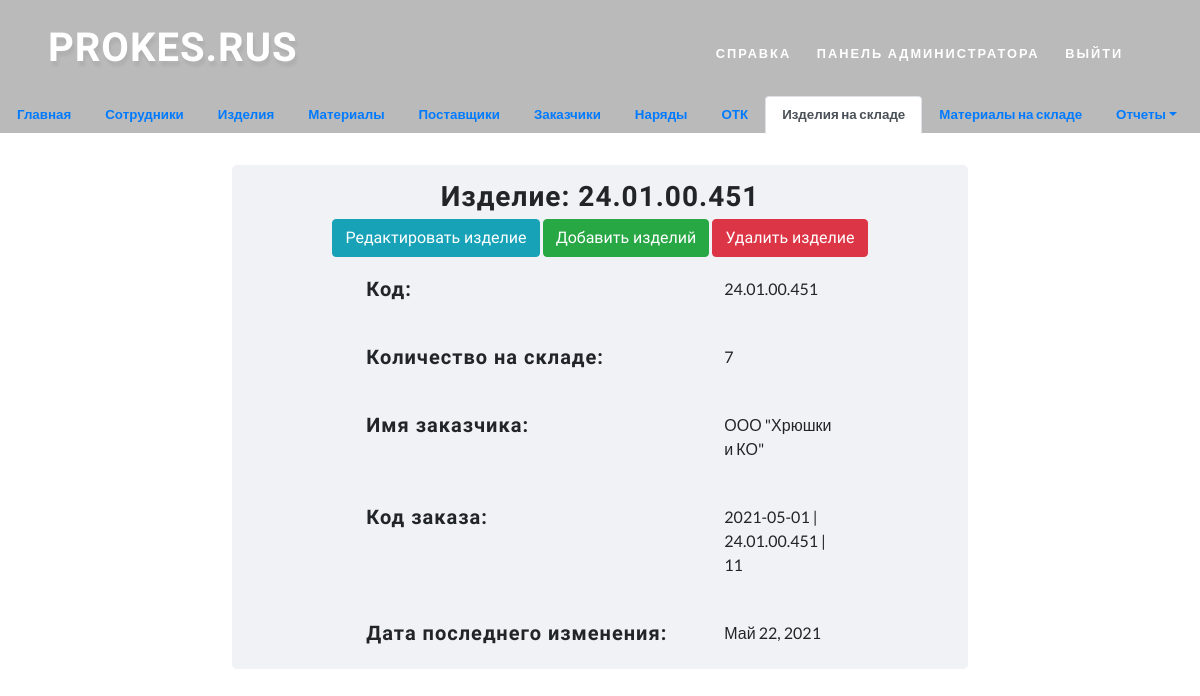
The app's page /storage_goods/1/ (signed in), older data.
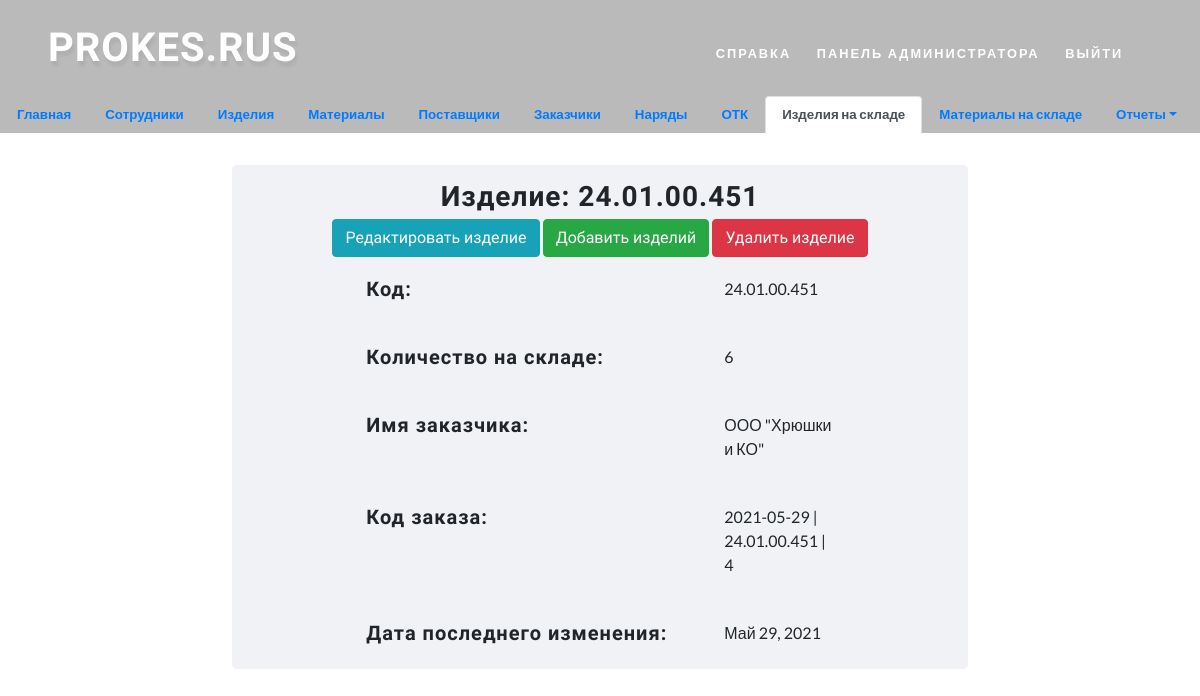
The same page, newer data.
### prokes/models.py (models this page shows, shortened)
class GoodsStorage(models.Model):
    goods_code = models.ForeignKey(Goods, verbose_name='Код изделия', on_delete=models.CASCADE)
    value = models.IntegerField('Количество', default=0)
    customer_code = models.ForeignKey(Customer, verbose_name='Код заказчика', on_delete=models.SET_NULL, null=True)
    customer_checkout = models.OneToOneField(CheckoutGoods, verbose_name='Код заказа', on_delete=models.SET_NULL, null=True)
    date = models.DateField('Дата проверки')
    class Meta:
        verbose_name = "Склад изделий"
        verbose_name_plural = 'Склады изделий'

class CheckoutGoods(models.Model):
    customer_name = models.ForeignKey(Customer, verbose_name="Имя заказчика", on_delete=models.CASCADE)
    date = models.DateField("Дата заказа", default='')
    code_goods = models.ForeignKey(Goods, verbose_name="Код изделия", on_delete=models.SET_NULL, null=True)
    values = models.IntegerField("Количество")
    def __str__(self):
        header = str(self.date) + ' | ' + str(self.code_goods.code) + ' | ' + str(self.values)
        return header
    class Meta:
        verbose_name = "Дата заказа"
        verbose_name_plural = 'Даты заказов'

class Goods(models.Model):
    code = models.CharField('Код изделия', max_length=120)
    name = models.CharField('Название изделия', max_length=30)
    image = models.ImageField("Фотография изделия", upload_to="goods/", blank=True)
    weight_clean = models.FloatField('Вес чистой детали', default=0)
    norma_na_vigruzku = models.FloatField('Норма на выгрузку', default=0)
    used_materials = models.FloatField('Расход смеси', default=0)
    def __str__(self):
        return self.code
    class Meta:
        verbose_name = 'Изделие'
        verbose_name_plural = 'Изделия'

class Customer(models.Model):
    name = models.CharField("Имя заказчика", max_length=120)
    email = models.EmailField("Email", unique=True)
    phone_number = models.CharField("Номер телефона", max_length=11, default='8')
    representative = models.CharField("Представитель (ФИО)", max_length=100)
    def __str__(self):
        return self.name
    class Meta:
        verbose_name = "Заказчик"
        verbose_name_plural = 'Заказчики'

### prokes/views.py (the view)
# urls.py: path('storage_goods/<int:pk>/', login_required(login_url='login')(views.StorageGoodsDetailView), name="storage_goods_detail"),
def StorageGoodsDetailView(request, pk):
    goods = GoodsStorage.objects.get(id=pk)
    error = ""
    context = {"goods": goods, "error": error}
    return render(request, "storage_goods/storage_goods_detail.html", context)

### templates/storage_goods/storage_goods_detail.html (shortened to what this page needs)
{% extends 'storage_goods/base.html' %}
{% load static %}
{% block storage_goods %}
    <div class="container h-100">
        <div class="row h-100 justify-content-center align-items-center">
            <form enctype="multipart/form-data" class="col-8" style="min-width: 320px;background-color: #f0f2f5; border-radius: 5px;">
                <h3 class="editContent" style="text-align: center; margin-top: 15px; margin-bottom: 5px">Изделие: {{ goods.goods_code.code }}</h3>
                <div style="text-align: center; margin-top: 5px; margin-bottom: 15px">
                    <input type="button" class="btn btn-info" onclick='location.href="update"' value="Редактировать изделие">
                    <input type="button" class="btn btn-success" onclick='location.href="more_goods"' value="Добавить изделий">
                    <input type="button" class="btn btn-danger" onclick='location.href="delete"' value="Удалить изделие">
                </div>
                <div class="form-row justify-content-center" style="margin-top: 20px">
                    <div class="form-group col-sm-6">
                        <h5>Код: </h5>
                    </div>
                    <div class="form-group col-sm-2">
                        <label>{{ goods.goods_code }}</label>
                    </div>
                </div>
                <div class="form-row justify-content-center" style="margin-top: 20px">
                    <div class="form-group col-sm-6">
                        <h5>Количество на складе: </h5>
                    </div>
                    <div class="form-group col-sm-2">
                        <label>{{ goods.value }}</label>
                    </div>
                </div>
                <div class="form-row justify-content-center" style="margin-top: 20px">
                    <div class="form-group col-sm-6">
                        <h5>Имя заказчика: </h5>
                    </div>
                    <div class="form-group col-sm-2">
                        <label>{{ goods.customer_code }}</label>
                    </div>
                </div>
                <div class="form-row justify-content-center" style="margin-top: 20px">
                    <div class="form-group col-sm-6">
                        <h5>Код заказа:  </h5>
                    </div>
                    <div class="form-group col-sm-2">
                        <label>{{ goods.customer_checkout }}</label>
                    </div>
                </div>
                <div class="form-row justify-content-center" style="margin-top: 20px">
                    <div class="form-group col-sm-6">
                        <h5>Дата последнего изменения:</h5>
                    </div>
                    <div class="form-group col-sm-2">
                        <label>{{ goods.date }}</label>
                    </div>
                </div>
            </form>
        </div>
    </div>
{% endblock storage_goods %}

Row changes from the older to the newer data that the page shows:
changed GoodsStorage "ООО \"Хрюшки и КО\"": value "7" → "6"; customer_checkout "2021-05-01 | 24.01.00.451 | 11" → "2021-05-29 | 24.01.00.451 | 4"; date "Май 22, 2021" → "Май 29, 2021"
